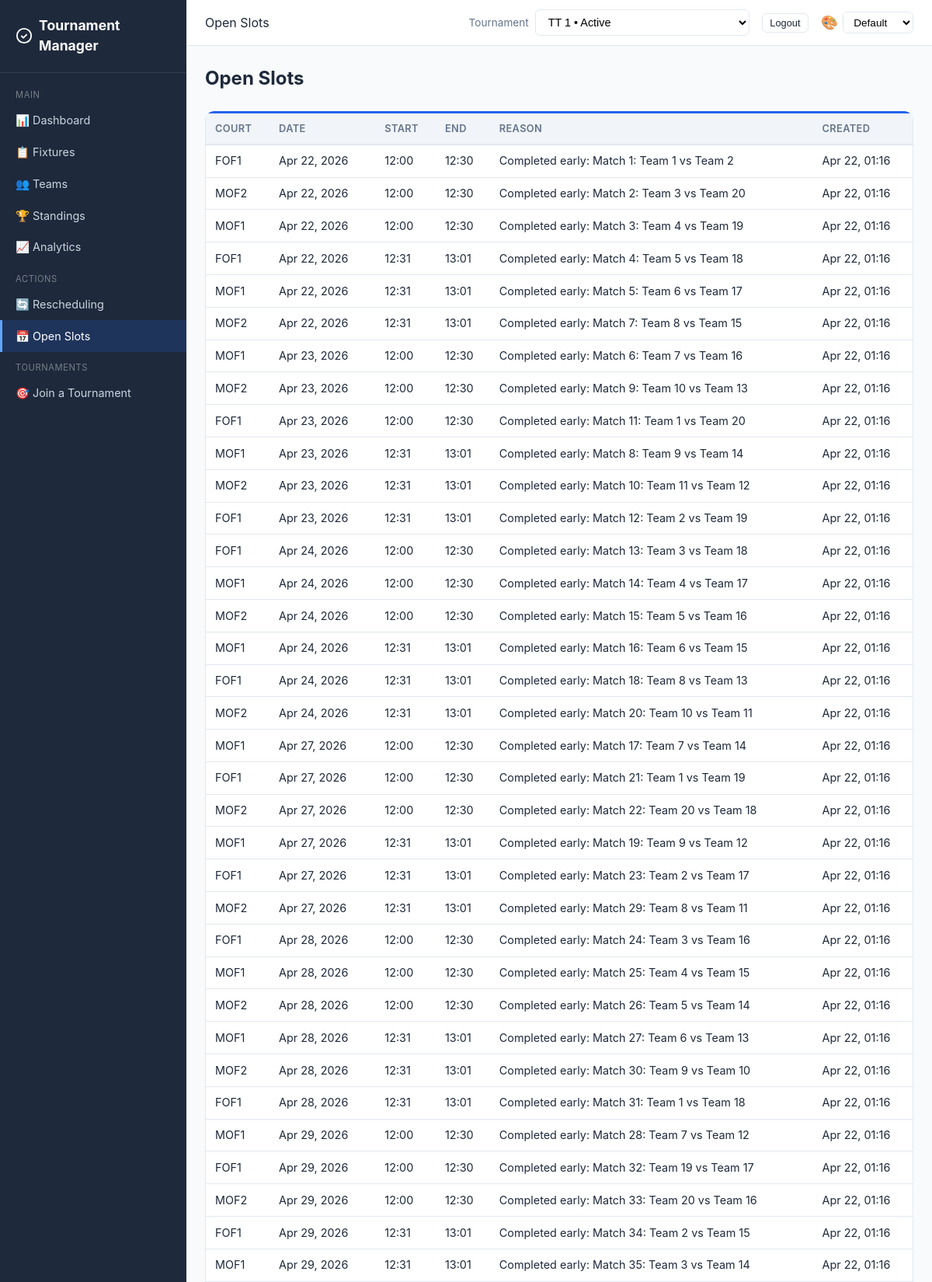
The page /open-slots/ (signed in, upper part) on the database its author committed.
### core/models.py (models this page shows, shortened)
class OpenSlot(models.Model):
    tournament = models.ForeignKey(
        Tournament, on_delete=models.CASCADE, related_name="open_slots"
    )
    court = models.ForeignKey(Court, on_delete=models.CASCADE)
    start_time = models.DateTimeField()
    end_time = models.DateTimeField()
    reason = models.CharField(max_length=200, default="")
    created_at = models.DateTimeField(auto_now_add=True)
    class Meta:
        ordering = ["start_time"]

class Court(models.Model):
    tournament = models.ForeignKey(
        Tournament, on_delete=models.CASCADE, related_name="courts"
    )
    name = models.CharField(max_length=100)
    is_available = models.BooleanField(default=True)
    class Meta:
        unique_together = ["tournament", "name"]

### core/views.py (the view)
# urls.py: path("open-slots/", views.open_slots_view, name="open_slots"),
@login_required
def open_slots_view(request):
    tournament = _get_tournament(request)
    if tournament:
        _expire_no_show_reports(tournament)
    context = {
        "tournament": tournament,
        "slots": [],
        **_tournament_context(request, tournament),
    }
    if tournament:
        _sync_open_slots_for_tournament(tournament)
        context["slots"] = tournament.open_slots.select_related("court").filter(end_time__gt=timezone.now())
    return _render_refreshable_page(
        request,
        "core/open_slots.html",
        "core/partials/open_slots_content.html",
        context,
    )

### core/models.py (called while the page is built)
    def __str__(self):
        t1 = self.team1.name if self.team1 else "TBD"
        t2 = self.team2.name if self.team2 else "TBD"
        return f"Match {self.match_number}: {t1} vs {t2}"

### core/views.py (called while the page is built, shortened)
def _is_organizer(user):
    return user.is_staff or user.is_superuser

def _is_partial_refresh(request):
    return (
        request.GET.get("partial") == "1"
        and request.headers.get("x-requested-with", "").lower() == "xmlhttprequest"
    )

def _render_refreshable_page(request, full_template, partial_template, context):
    template_name = partial_template if _is_partial_refresh(request) else full_template
    return render(request, template_name, context)

def _expire_no_show_reports(tournament=None):
    pending_reports = NoShowReport.objects.filter(status="pending").select_related(
        "match", "absent_team", "present_team"
    )
    if tournament is not None:
        pending_reports = pending_reports.filter(match__tournament=tournament)
    now = timezone.now()

def _create_open_slot_for_completed_match(match, reason):
    if not match.scheduled_time or not match.court:
        return None
    slot_end = match.scheduled_end_time or match.scheduled_time
    now = timezone.now()
    if slot_end <= now:
        return None
    slot_start = match.scheduled_time
    if slot_end <= slot_start:
        return None
    slot, _ = OpenSlot.objects.get_or_create(
        tournament=match.tournament,
        court=match.court,
        start_time=slot_start,
        end_time=slot_end,
        defaults={"reason": reason},
    )
    return slot

def _sync_open_slots_for_tournament(tournament):
    if not tournament:
        return
    matches = tournament.matches.filter(
        status__in=["confirmed", "forfeited", "cancelled"],
        scheduled_time__isnull=False,
        court__isnull=False,
    )
    for match in matches:
        _create_open_slot_for_completed_match(match, f"Completed early: {match}")

### templates/core/open_slots.html (shortened to what this page needs)
{% extends "core/base.html" %}
{% block page_header %}Open Slots{% endblock %}
{% block content %}
<h1 class="page-title">Open Slots</h1>
<div id="open-slots-live-region" data-auto-refresh="true" data-refresh-interval="10000">
    {% include "core/partials/open_slots_content.html" %}
</div>
{% endblock %}

### templates/core/partials/open_slots_content.html
{% if tournament %}
<div class="card">
    <div class="table-container">
    <table>
        <thead><tr><th>Court</th><th>Date</th><th>Start</th><th>End</th><th>Reason</th><th>Created</th></tr></thead>
        <tbody>
        {% for slot in slots %}
        <tr>
            <td>{{ slot.court.name }}</td>
            <td>{{ slot.start_time|date:"M d, Y" }}</td>
            <td>{{ slot.start_time|date:"H:i" }}</td>
            <td>{{ slot.end_time|date:"H:i" }}</td>
            <td>{{ slot.reason }}</td>
            <td>{{ slot.created_at|date:"M d, H:i" }}</td>
        </tr>
        {% empty %}
        <tr><td colspan="6" class="text-center text-muted">No open slots available.</td></tr>
        {% endfor %}
        </tbody>
    </table>
    </div>
</div>
{% else %}
<p class="text-muted">No tournament active.</p>
{% endif %}

### static/css/style.css (style rules this page uses)
:root { --primary: #2563eb; --primary-dark: #1d4ed8; --success: #16a34a; --warning: #d97706; --danger: #dc2626; --info: #0891b2; --bg: #f8fafc; --bg-card: #ffffff; --text: #1e293b; --text-muted: #64748b; --border: #e2e8f0; --sidebar-bg: #1e293b; --sidebar-text: #cbd5e1; --sidebar-active: #2563eb; }
* { box-sizing: border-box; margin: 0; padding: 0; }
body { font-family: -apple-system, BlinkMacSystemFont, 'Segoe UI', Roboto, sans-serif; background: var(--bg); color: var(--text); line-height: 1.5; }
.page-title { font-size: 1.5rem; font-weight: 700; margin-bottom: 1.5rem; }
.card { background: var(--bg-card); border: 1px solid var(--border); border-top: 3px solid var(--primary); border-radius: 12px; margin-bottom: 1rem; }
.table-container { overflow-x: auto; }
table { width: 100%; border-collapse: collapse; font-size: 0.9rem; }
th { background: #f1f5f9; padding: 0.6rem 0.75rem; text-align: left; font-weight: 600; font-size: 0.8rem; text-transform: uppercase; letter-spacing: 0.03em; color: var(--text-muted); border-bottom: 2px solid var(--border); white-space: nowrap; }
td { padding: 0.6rem 0.75rem; border-bottom: 1px solid var(--border); vertical-align: middle; }

### rows shown on the page
OpenSlot: court.name "FOF1", start_time "Apr 22, 2026", start_time "12:00", end_time "12:30", reason "Completed early: Match 1: Team 1 vs Team 2", created_at "Apr 22, 01:16"
OpenSlot: court.name "MOF2", start_time "Apr 22, 2026", start_time "12:00", end_time "12:30", reason "Completed early: Match 2: Team 3 vs Team 20", created_at "Apr 22, 01:16"
OpenSlot: court.name "MOF1", start_time "Apr 22, 2026", start_time "12:00", end_time "12:30", reason "Completed early: Match 3: Team 4 vs Team 19", created_at "Apr 22, 01:16"
OpenSlot: court.name "FOF1", start_time "Apr 22, 2026", start_time "12:31", end_time "13:01", reason "Completed early: Match 4: Team 5 vs Team 18", created_at "Apr 22, 01:16"
OpenSlot: court.name "MOF1", start_time "Apr 22, 2026", start_time "12:31", end_time "13:01", reason "Completed early: Match 5: Team 6 vs Team 17", created_at "Apr 22, 01:16"
OpenSlot: court.name "MOF2", start_time "Apr 22, 2026", start_time "12:31", end_time "13:01", reason "Completed early: Match 7: Team 8 vs Team 15", created_at "Apr 22, 01:16"
OpenSlot: court.name "MOF1", start_time "Apr 23, 2026", start_time "12:00", end_time "12:30", reason "Completed early: Match 6: Team 7 vs Team 16", created_at "Apr 22, 01:16"
OpenSlot: court.name "MOF2", start_time "Apr 23, 2026", start_time "12:00", end_time "12:30", reason "Completed early: Match 9: Team 10 vs Team 13", created_at "Apr 22, 01:16"
OpenSlot: court.name "FOF1", start_time "Apr 23, 2026", start_time "12:00", end_time "12:30", reason "Completed early: Match 11: Team 1 vs Team 20", created_at "Apr 22, 01:16"
OpenSlot: court.name "MOF1", start_time "Apr 23, 2026", start_time "12:31", end_time "13:01", reason "Completed early: Match 8: Team 9 vs Team 14", created_at "Apr 22, 01:16"
OpenSlot: court.name "MOF2", start_time "Apr 23, 2026", start_time "12:31", end_time "13:01", reason "Completed early: Match 10: Team 11 vs Team 12", created_at "Apr 22, 01:16"
OpenSlot: court.name "FOF1", start_time "Apr 23, 2026", start_time "12:31", end_time "13:01", reason "Completed early: Match 12: Team 2 vs Team 19", created_at "Apr 22, 01:16"
OpenSlot: court.name "FOF1", start_time "Apr 24, 2026", start_time "12:00", end_time "12:30", reason "Completed early: Match 13: Team 3 vs Team 18", created_at "Apr 22, 01:16"
OpenSlot: court.name "MOF1", start_time "Apr 24, 2026", start_time "12:00", end_time "12:30", reason "Completed early: Match 14: Team 4 vs Team 17", created_at "Apr 22, 01:16"
OpenSlot: court.name "MOF2", start_time "Apr 24, 2026", start_time "12:00", end_time "12:30", reason "Completed early: Match 15: Team 5 vs Team 16", created_at "Apr 22, 01:16"
OpenSlot: court.name "MOF1", start_time "Apr 24, 2026", start_time "12:31", end_time "13:01", reason "Completed early: Match 16: Team 6 vs Team 15", created_at "Apr 22, 01:16"
OpenSlot: court.name "FOF1", start_time "Apr 24, 2026", start_time "12:31", end_time "13:01", reason "Completed early: Match 18: Team 8 vs Team 13", created_at "Apr 22, 01:16"
OpenSlot: court.name "MOF2", start_time "Apr 24, 2026", start_time "12:31", end_time "13:01", reason "Completed early: Match 20: Team 10 vs Team 11", created_at "Apr 22, 01:16"
OpenSlot: court.name "MOF1", start_time "Apr 27, 2026", start_time "12:00", end_time "12:30", reason "Completed early: Match 17: Team 7 vs Team 14", created_at "Apr 22, 01:16"
OpenSlot: court.name "FOF1", start_time "Apr 27, 2026", start_time "12:00", end_time "12:30", reason "Completed early: Match 21: Team 1 vs Team 19", created_at "Apr 22, 01:16"
OpenSlot: court.name "MOF2", start_time "Apr 27, 2026", start_time "12:00", end_time "12:30", reason "Completed early: Match 22: Team 20 vs Team 18", created_at "Apr 22, 01:16"
OpenSlot: court.name "MOF1", start_time "Apr 27, 2026", start_time "12:31", end_time "13:01", reason "Completed early: Match 19: Team 9 vs Team 12", created_at "Apr 22, 01:16"
OpenSlot: court.name "FOF1", start_time "Apr 27, 2026", start_time "12:31", end_time "13:01", reason "Completed early: Match 23: Team 2 vs Team 17", created_at "Apr 22, 01:16"
OpenSlot: court.name "MOF2", start_time "Apr 27, 2026", start_time "12:31", end_time "13:01", reason "Completed early: Match 29: Team 8 vs Team 11", created_at "Apr 22, 01:16"
OpenSlot: court.name "FOF1", start_time "Apr 28, 2026", start_time "12:00", end_time "12:30", reason "Completed early: Match 24: Team 3 vs Team 16", created_at "Apr 22, 01:16"
OpenSlot: court.name "MOF1", start_time "Apr 28, 2026", start_time "12:00", end_time "12:30", reason "Completed early: Match 25: Team 4 vs Team 15", created_at "Apr 22, 01:16"
OpenSlot: court.name "MOF2", start_time "Apr 28, 2026", start_time "12:00", end_time "12:30", reason "Completed early: Match 26: Team 5 vs Team 14", created_at "Apr 22, 01:16"
OpenSlot: court.name "MOF1", start_time "Apr 28, 2026", start_time "12:31", end_time "13:01", reason "Completed early: Match 27: Team 6 vs Team 13", created_at "Apr 22, 01:16"
OpenSlot: court.name "MOF2", start_time "Apr 28, 2026", start_time "12:31", end_time "13:01", reason "Completed early: Match 30: Team 9 vs Team 10", created_at "Apr 22, 01:16"
OpenSlot: court.name "FOF1", start_time "Apr 28, 2026", start_time "12:31", end_time "13:01", reason "Completed early: Match 31: Team 1 vs Team 18", created_at "Apr 22, 01:16"
OpenSlot: court.name "MOF1", start_time "Apr 29, 2026", start_time "12:00", end_time "12:30", reason "Completed early: Match 28: Team 7 vs Team 12", created_at "Apr 22, 01:16"
OpenSlot: court.name "FOF1", start_time "Apr 29, 2026", start_time "12:00", end_time "12:30", reason "Completed early: Match 32: Team 19 vs Team 17", created_at "Apr 22, 01:16"
OpenSlot: court.name "MOF2", start_time "Apr 29, 2026", start_time "12:00", end_time "12:30", reason "Completed early: Match 33: Team 20 vs Team 16", created_at "Apr 22, 01:16"
OpenSlot: court.name "FOF1", start_time "Apr 29, 2026", start_time "12:31", end_time "13:01", reason "Completed early: Match 34: Team 2 vs Team 15", created_at "Apr 22, 01:16"
OpenSlot: court.name "MOF1", start_time "Apr 29, 2026", start_time "12:31", end_time "13:01", reason "Completed early: Match 35: Team 3 vs Team 14", created_at "Apr 22, 01:16"

### other values the page prints
form field tournament_id "TT 1 • Active"
